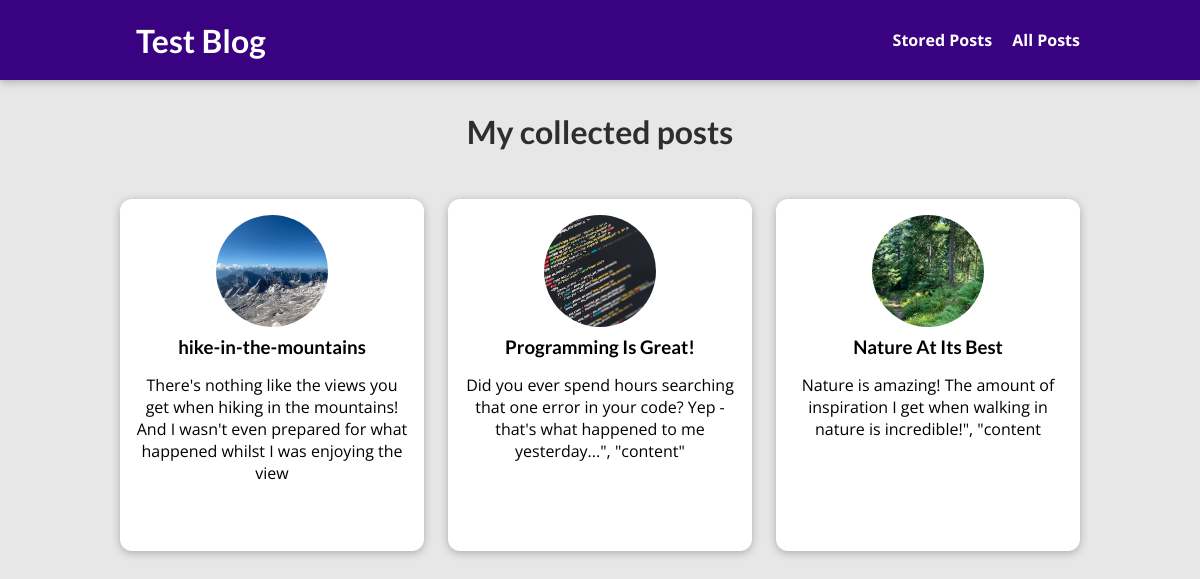
The page /posts on the database its author committed.
### blog/models.py (models this page shows, shortened)
class Post(models.Model):
    title = models.CharField(max_length=50)
    excerpt = models.CharField(max_length=200)
    image = models.ImageField(upload_to='image', null=True)
    date = models.DateField(auto_now=True, auto_now_add=False)
    slug = models.SlugField(unique=True, db_index=True)
    content = models.TextField(validators=[MinLengthValidator(10)])
    author = models.ForeignKey(Author, on_delete=models.SET_NULL, related_name='posts', null=True)
    tag = models.ManyToManyField(Tag)

### blog/views.py (the view)
# urls.py: path('posts', views.AllPosts.as_view(), name='posts-page'),
class AllPosts(ListView):
    template_name = "blog/all-posts.html"
    model = Post
    ordering = ["-date"]
    context_object_name = 'posts'

### blog/templates/blog/all-posts.html (shortened to what this page needs)
{% extends 'base.html' %}
{% load static %}
{% block css_files %}
    <link rel="stylesheet" href="{% static 'blog/post.css' %}">
    <link rel="stylesheet" href="{% static 'blog/all-posts.css' %}">
{% endblock css_files %}
{% block content %}
    <section id="all-posts">
        <h2>My collected posts</h2>
        <ul>
            {% for post in posts %}
                {% include "blog/includes/post.html" %}
            {% endfor %}
        </ul>
    </section>
{% endblock content %}

### blog/templates/blog/includes/post.html
{% load static %}
<li>
    <article class="post">
        <a href="{% url 'post-detail-page' post.slug %}">
            <img src="{{ post.image.url }}" alt="{{ post.title }}">
            <div class="post__content">
                <h3>{{ post.title }}</h3>
                <p>
                    {{ post.excerpt }}
                </p>
            </div>
        </a>
    </article>
</li>

### static/app.css (style rules this page uses)
* { box-sizing: border-box; }
html { font-family: 'Open Sans', 'Lato', sans-serif; }
body { margin: 0; }
h1, h2, h3 { font-family: 'Lato', sans-serif; font-weight: bold; }

### blog/static/blog/post.css (style rules this page uses)
.post { display: flex; flex-direction: column; align-items: center; text-align: center; }
.post a { text-decoration: none; color: black; transition: all 0.2s ease; padding: 1rem; }
.post img { width: 5rem; height: 5rem; object-fit: cover; border-radius: 50%; }
.post h3 { margin: 0.25rem 0; }

### blog/static/blog/all-posts.css (style rules this page uses)
body { background-color: #e7e7e7; }
#all-posts { margin: 7rem auto; width: 90%; max-width: 60rem; }
#all-posts h2 { text-align: center; font-size: 2rem; color: #2e2e2e; margin: 3rem 0; }
ul { list-style: none; margin: 0; padding: 0; display: grid; grid-template-columns: repeat(auto-fill, minmax(17rem, 1fr)); gap: 1.5rem; }
.post img { width: 7rem; height: 7rem; }
.post a { height: 22rem; transform-origin: center; box-shadow: 0 2px 8px rgba(0, 0, 0, 0.25); border-radius: 12px; background-color: white; }

### rows shown on the page
Post: image (picture), title "hike-in-the-mountains", excerpt "There's nothing like the views you get when hiking in the mountains! And I wasn't even prepared for what happened whilst I was enjoying the view"
Post: image (picture), title "Programming Is Great!", excerpt "Did you ever spend hours searching that one error in your code? Yep - that's what happened to me yesterday...\", \"content\""
Post: image (picture), title "Nature At Its Best", excerpt "Nature is amazing! The amount of inspiration I get when walking in nature is incredible!\", \"content"
